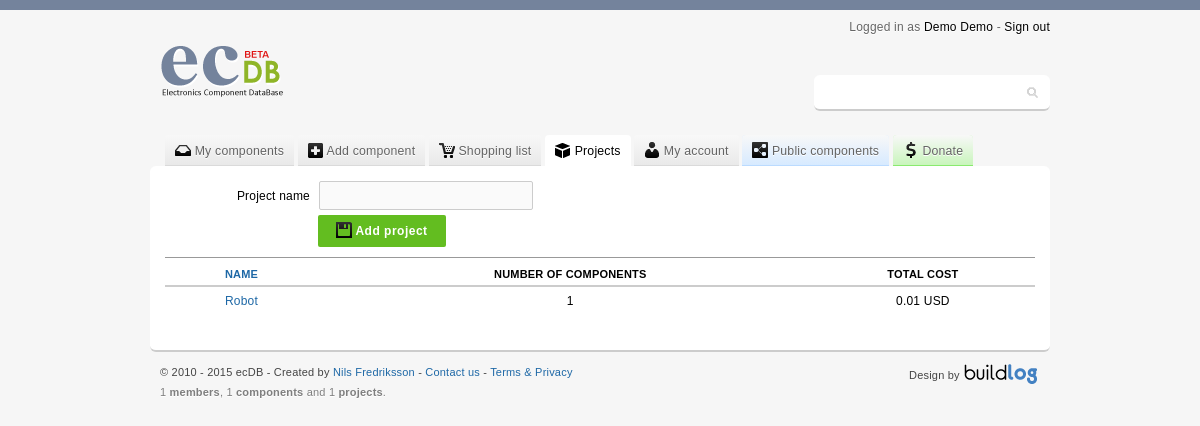
The page /proj_list.php (signed in) on the database its author committed.
### tables this page shows
CREATE TABLE IF NOT EXISTS `members` (
  `member_id` int(11) NOT NULL AUTO_INCREMENT,
  `firstname` varchar(32) NOT NULL,
  `lastname` varchar(32) NOT NULL,
  `login` varchar(32) NOT NULL,
  `mail` varchar(32) NOT NULL,
  `passwd` varchar(32) NOT NULL,
  `admin` int(11) NOT NULL DEFAULT '0',
  `measurement` int(11) NOT NULL DEFAULT '1',
  `currency` varchar(3) NOT NULL DEFAULT 'USD',
  `reg_date` timestamp NOT NULL DEFAULT CURRENT_TIMESTAMP,
  PRIMARY KEY (`member_id`)
);

CREATE TABLE IF NOT EXISTS `projects` (
  `project_id` int(11) NOT NULL AUTO_INCREMENT,
  `project_owner` int(11) NOT NULL,
  `project_name` varchar(64) NOT NULL,
  PRIMARY KEY (`project_id`),
  KEY `project_owner` (`project_owner`)
);

### include/include_proj_list_projets.php (the view, shortened to what this page needs)
<?php
class Proj {
	public function ProjList() {
		$owner = $_SESSION['SESS_MEMBER_ID'];
		$GetPersonal = mysql_query("SELECT currency FROM members WHERE member_id = ".$owner."");
		$personal = mysql_fetch_assoc($GetPersonal);
		if(isset($_GET['by'])) {
			$by			=	strip_tags(mysql_real_escape_string($_GET["by"]));
			$order_q	=	strip_tags(mysql_real_escape_string($_GET["order"]));
			if($order_q == 'desc' or $order_q == 'asc'){
				$order = $order_q;
			}
			else{
				$order = 'asc';
			}
			if($by == 'name') {
				$GetDataComponentsAll = "SELECT * FROM projects WHERE project_owner = ".$owner." ORDER by project_name ".$order."";
			}
			else {
				$GetDataComponentsAll = "SELECT * FROM projects WHERE project_owner = ".$owner." ORDER by project_name ASC";
			}
		}
		else {
			$GetDataComponentsAll = "SELECT * FROM projects WHERE project_owner = ".$owner." ORDER by project_name ASC";
		}
		$sql_exec = mysql_Query($GetDataComponentsAll);
		while($showDetails = mysql_fetch_array($sql_exec)) {
			echo "<tr>";
				echo '<td class="edit"><a href="proj_edit.php?proj_id=';
				echo '"><span class="icon medium pencil"></span></a></td>';
				echo '<td>';
					echo '<a href="proj_show.php?proj_id=';
					echo $showDetails['project_id'];
					echo '">';
					echo $showDetails['project_name'];
					echo '</a>';
				echo '</td>';
				echo "<td>";
					$components = mysql_query("SELECT projects_data_project_id FROM projects_data WHERE projects_data_project_id = ".$showDetails['project_id']."");
					$number_components = mysql_num_rows($components);
					if ($number_components == 0){
						echo "-";
					}
					else{
						echo $number_components;
					}
				echo "</td>";
				echo '<td>';
					$GetDataPrice = "SELECT SUM(total) FROM (SELECT projects_data_quantity * price AS total FROM projects_data JOIN `data` WHERE data.id = projects_data_component_id AND projects_data_project_id = ".$showDetails['project_id'].") AS project_total";
					$sql_exec_price = mysql_Query($GetDataPrice) or die(mysql_error());
					while($showPrice = mysql_fetch_array($sql_exec_price)) {
						if ($showPrice['SUM(total)'] == 0){
							echo "-";
						}
						else{
							echo $showPrice['SUM(total)'];
							echo $personal['currency'];
						}
					}
				echo '</td>';
			echo "</tr>";
		}
	}
}
?>

### include/header.php (shortened to what this page needs)
<div id="header">
	<div class="logoWrapper">
		<a href ="."><span class="logoImage"></span></a>
	</div>
	<span class="userInfo">
		Logged in as <a href="my.php">
		<?php
			$owner = $_SESSION['SESS_MEMBER_ID'];
			$GetName = mysql_query("SELECT firstname, lastname FROM members WHERE member_id = ".$owner."");
			$headername = mysql_fetch_assoc($GetName);
			if(isset($_POST['submit']) && $_SERVER["REQUEST_URI"] == '/ecdb/my.php') { echo $_POST['firstname']; } else { echo $headername['firstname']; }
			if(isset($_POST['submit']) && $_SERVER["REQUEST_URI"] == '/ecdb/my.php') { echo $_POST['lastname']; } else { echo $headername['lastname']; }
		?>
		</a> - <a href="logout.php"> Sign out</a>
	</span>
	<div class="searchContent">
		<form class="search" action="search.php" method="get">
			<input type="text" name="q" autofocus/>
		</form>
	</div>
</div>

### include/style.css (style rules this page uses)
form textarea, form input, form select { border-radius:2px;-moz-border-radius:2px;-webkit-border-radius:2px;padding:6px;font: normal 13px "Century Gothic", arial, sans-serif;border:1px solid #ccc; border-bottom:1px solid #ccc;resize:none;background-color:#fafafa; }
table.globalTables tbody tr td { text-align:center;padding:5px 0;line-height:18px; }
table.globalTables tbody tr td:nth-child(2) { text-align:left; }
table.globalTables tbody tr td.edit { padding-left:3px; }
div#header { width:900px;margin:0 auto 15px auto;height:100px;position:relative; }
div#header span.userInfo { color:#666;font-size:12px;text-shadow:0 1px 0 #fff;position:absolute;top:0px;right:0; }
div#header span.userInfo a { color:#000;text-decoration:none; }
div#header div.searchContent { position:absolute;font-size:12px;top:55px;right:0;color:#666;padding:3px;width:230px;background-color:#fff;border-bottom:2px solid #ccc;border-radius:6px;-moz-border-radius:6px;-webkit-border-radius:6px; }
div#header div.searchContent form.search input { border:1px solid #fff !important;font: normal 14px "Century Gothic", arial, sans-serif;background:url("../img/ecdbSpriteV1.png") 209px -140px no-repeat #fff;box-shadow:none;padding:5px 15px 5px 5px;width:200px; }
div.logoWrapper { position:absolute;top:10px;left:0; }
div.logoWrapper a span.logoImage { display:block;width:169px;height:73px;background:url("../img/ecdbSpriteV1.png") no-repeat 0 -5px; }
* { margin: 0;padding: 0; }
a { color: #1e68a6;text-decoration: none; }
body { color: #000;margin:0;letter-spacing:0.2px;padding:0;border-top:10px solid #74839C;background-color:#f6f6f6;font: normal 12px "Century Gothic", arial, sans-serif; }

### rows shown on the page
members: firstname "Demo", lastname "Demo", currency "USD"
projects: project_name "Robot", number_components "1", SUM "0.01"

### other values the page prints
$members "1"
$components "1"
$projects "1"
